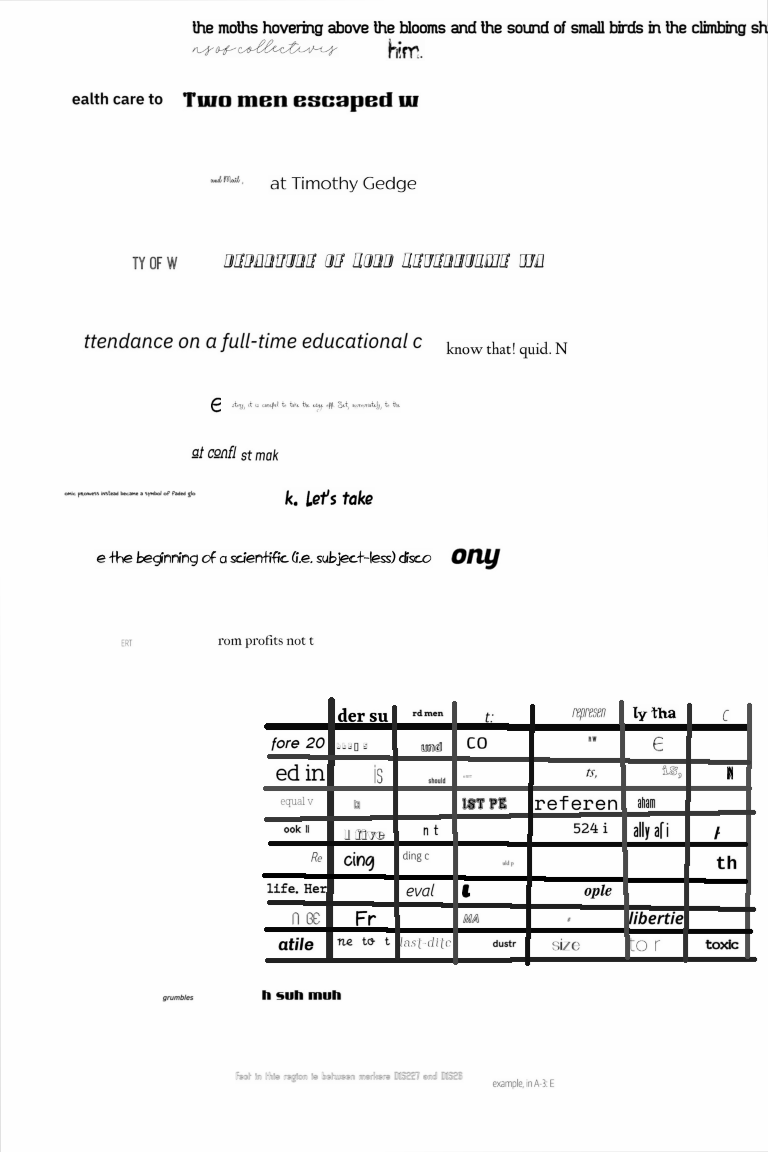
#> input picture test3.png, 768 x 1152 px
$ python grid_distortion.py ../test3.png out.png   (older library calls are emulated)
#> lines starting #> are read from the running program, lines starting #| are printed output that depends on the picture; after the words box and inside, x2 and y2 are one past the last pixel; in counts of white or black regions, pixels touching at a corner belong together
### utils/img_f.py
import skimage
from skimage import io as io
from skimage import filters as filters
from skimage import transform as transform
import numpy as np

#These are all based on the OpenCV functions, to make the conversion to scikit image easier (also should make future changes easier as well)

#I had issues getting opencv to install one time...

# [122 lines left out: functions line, rectangle, not called in this run]

def imread(path,color=True):
#> called with path = '../test3.png', color = True
    try:
        return io.imread(path,not color)
#> returned value is the input picture: shape (1152, 768); min 0, max 254, mean 241.6
    except ValueError as e:
        print('!!!!!!!!!!!!!!!!!!')
        print(e)
        print('failed to read {}'.format(path))
        print('!!!!!!!!!!!!!!!!!!')
        return None


def imwrite(path,img):
    minV = img.min()
    maxV = img.max()
    if maxV>1 and minV>=0:
        img=img.astype(np.uint8)
    return io.imsave(path,img,plugin='pil')

def imshow(name,img):
    return io.imshow(img)

def show(): #replaces cv2.waitKey()
    return io.show()

# [26 lines left out: functions resize, otsuThreshold, not called in this run]

def rgb2hsv(img):
    return skimage.color.rgb2hsv(img)
def hsv2rgb(img):
    return skimage.color.hsv2rgb(img)
def rgb2gray(img):
    return skimage.color.rgb2gray(img)
# [18 lines left out: functions gray2rgb, polylines, not called in this run]

def fillConvexPoly(img,points,color):
    return polylines(img,points,True,color)

# [7 lines left out: function warpAffine, not called in this run]

def remap(img,map_x,map_y,interpolation=1,borderValue=0):
    return transform.warp(img,np.stack((map_y,map_x),axis=0),order=interpolation,preserve_range=True,cval=borderValue)

ROTATE_90_COUNTERCLOCKWISE=1
ROTATE_90_CLOCKWISE=3
ROTATE_180=2
# [5 lines left out: function rotate, not called in this run]

def getAffineTransform(src,dst):
    return transform.estimate_transform('affine',src,dst).params

# [7 lines that do not run on import are left out]

### utils/grid_distortion.py
import utils.img_f as cv2
import numpy as np
from scipy.interpolate import griddata
import sys


def warp_image(img, random_state=None, **kwargs):
    if img.shape[0]<=5 or img.shape[1]<=5:
        return img
    if random_state is None:
        random_state = np.random.RandomState()

    w_mesh_interval = kwargs.get('w_mesh_interval', 12)
    w_mesh_std = kwargs.get('w_mesh_std', 1.5)

    h_mesh_interval = kwargs.get('h_mesh_interval', 12)
    h_mesh_std = kwargs.get('h_mesh_std', 1.5)

    #interpolation_method = kwargs.get('interpolation', 'linear')

    h, w = img.shape[:2]
#> h = 1152; w = 768

    if kwargs.get("fit_interval_to_image", True):
        # Change interval so it fits the image size
        w_ratio = w / float(w_mesh_interval)
#> w_ratio = 64
        h_ratio = h / float(h_mesh_interval)
#> h_ratio = 96

        w_ratio = max(1, round(w_ratio))
        h_ratio = max(1, round(h_ratio))

        w_mesh_interval = w / w_ratio
#> w_mesh_interval = 12
        h_mesh_interval = h / h_ratio
#> h_mesh_interval = 12
        ############################################

    # Get control points
    source = np.mgrid[0:h+h_mesh_interval:h_mesh_interval, 0:w+w_mesh_interval:w_mesh_interval]
    source = source.transpose(1,2,0).reshape(-1,2)

    if kwargs.get("draw_grid_lines", False):
        if len(img.shape) == 2:
            color = 0
        else:
            color = np.array([0,0,255])
        for s in source:
            img[int(s[0]):int(s[0])+1,:] = color
            img[:,int(s[1]):int(s[1])+1] = color
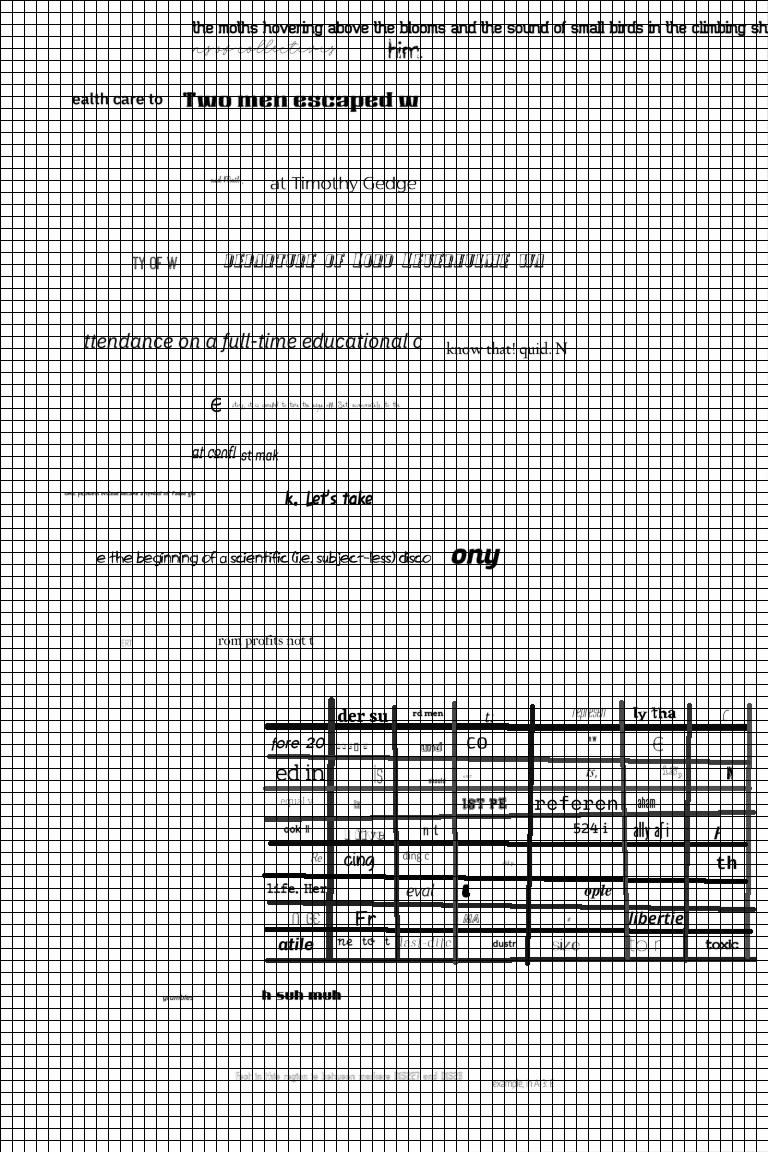
#> img: shape (1152, 768); 15.91% of pixels changed, all inside (x1, y1, x2, y2) = (0, 0, 768, 1152)

    # Perturb source control points
    destination = source.copy()
    source_shape = source.shape[:1]
#> source_shape = (6305,)
    destination[:,0] = destination[:,0] + random_state.normal(0.0, h_mesh_std, size=source_shape)
    destination[:,1] = destination[:,1] + random_state.normal(0.0, w_mesh_std, size=source_shape)

    # Warp image
    grid_x, grid_y = np.mgrid[0:h, 0:w]
    grid_z = griddata(destination, source, (grid_x, grid_y), method='linear').astype(np.float32)
    map_x = grid_z[:,:,1]
    map_y = grid_z[:,:,0]
    #meanV = img.mean()
    #we'll take the mean value from the border pixles only
    meanV = (img[0].mean() + img[-1].mean() + img[:,0].mean() + img[:,-1].mean() )/4
#> meanV = 113.4
    #print('meanV {}'.format(meanV))
    if len(img.shape)==3 and img.shape[2]==1:
        removed_dim=True
        img = img[:,:,0]
    else:
        removed_dim=False
    warped = cv2.remap(img, map_x, map_y, borderValue=meanV)
#> in remap, `return transform.warp(img,np.stack((map_y,map_x),axis=0),order=interpo..`:
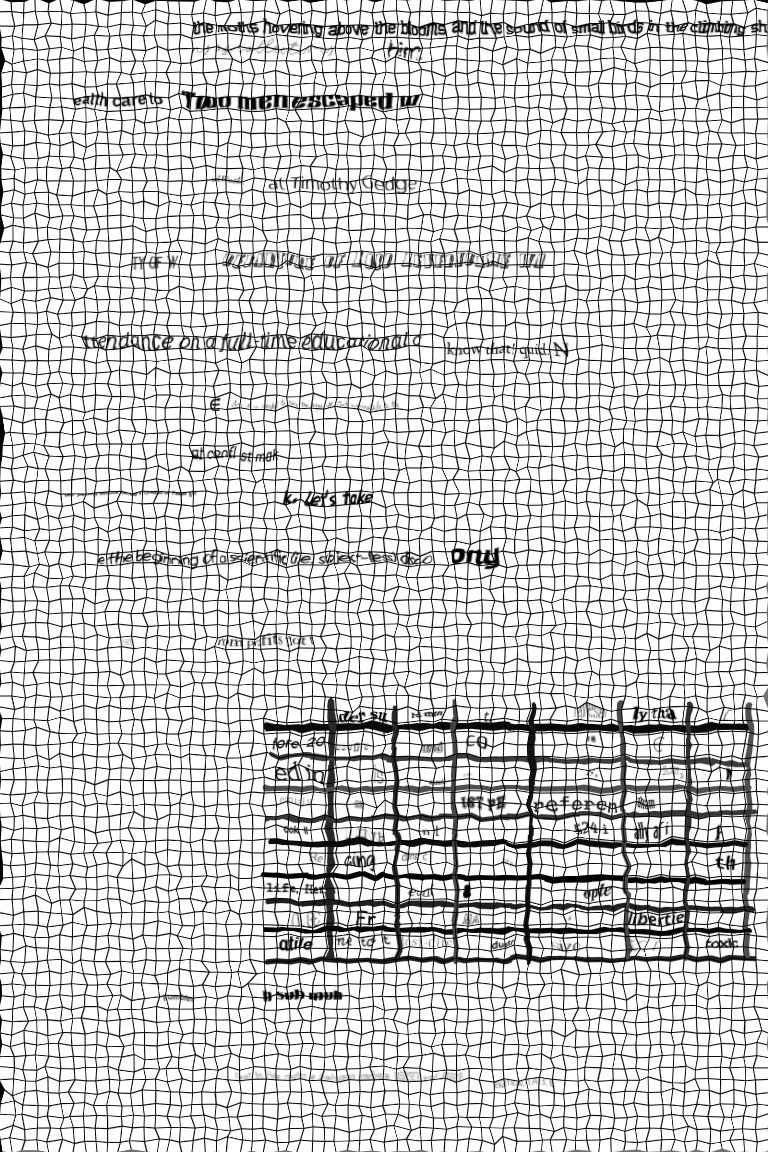
#> returned value: shape (1152, 768) float64; 0% of the values are NaN or infinite; the others: min 0, max 254, mean 202.7; drawn with min black, max white, NaN and infinite black
    if removed_dim:
        warped = warped[:,:,None]

    return warped

if __name__ == "__main__":
    input_image = sys.argv[1]
    output_image = sys.argv[2]
    img = cv2.imread(input_image)
    img = warp_image(img, draw_grid_lines=True)
    cv2.imwrite(output_image, img)
#> in imwrite, `minV = img.min()`: minV = nan
#> in imwrite, `return io.imsave(path,img,plugin='pil')`:
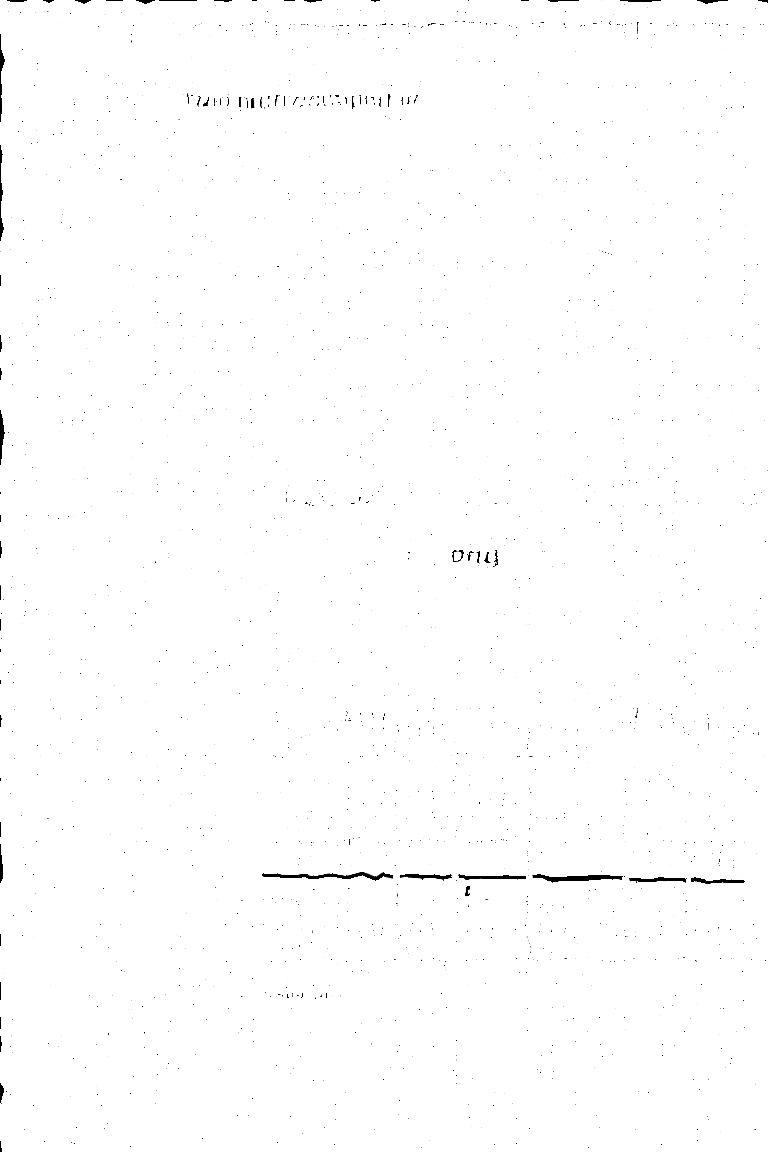
#> saved as out.png: shape (1152, 768) uint16; min 0, max 65535, mean 65196.5; drawn with min black and max white
